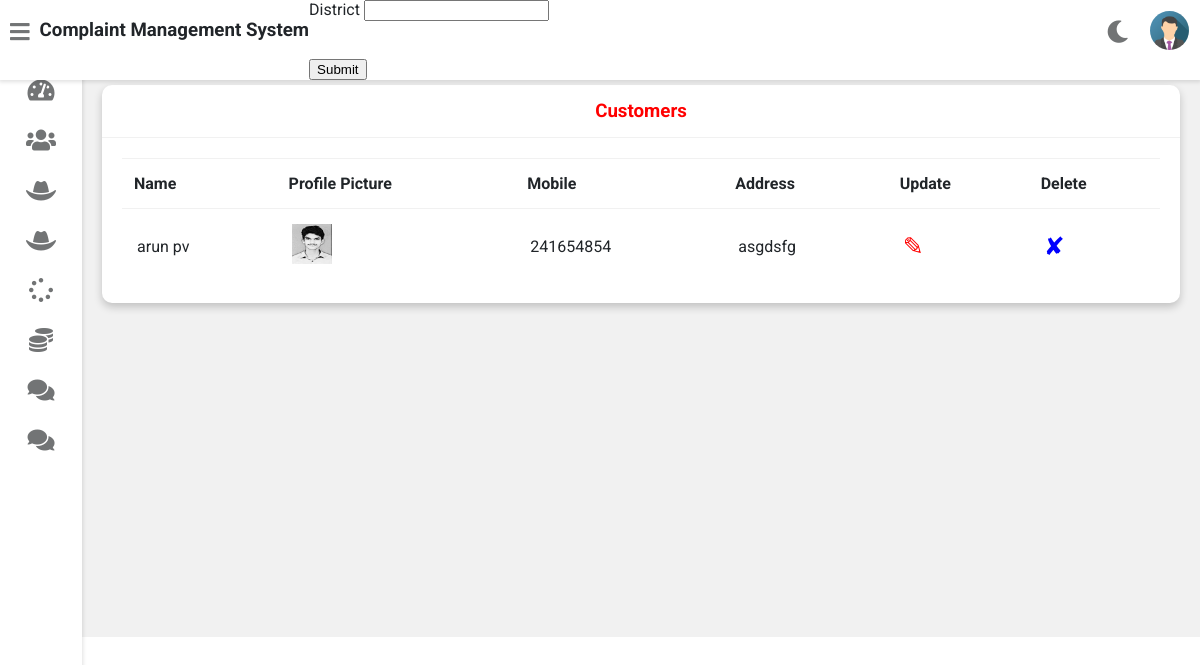
Page /admin-view-customer (signed in) on the committed database.
### vehicle/models.py (models this page shows, shortened)
class Customer(models.Model):
    user=models.OneToOneField(User,on_delete=models.CASCADE)
    profile_pic= models.ImageField(upload_to='profile_pic/CustomerProfilePic/',null=True,blank=True)
    address = models.CharField(max_length=40)
    mobile = models.CharField(max_length=20,null=False)
    @property
    def get_name(self):
        return self.user.first_name+" "+self.user.last_name

### vehicle/views.py (the view)
# urls.py: path('admin-view-customer',views.admin_view_customer_view,name='admin-view-customer'),
@login_required(login_url='adminlogin')
def admin_view_customer_view(request):
    customers=models.Customer.objects.all()
    return render(request,'vehicle/admin_view_customer.html',{'customers':customers})

### templates/vehicle/admin_view_customer.html
{% extends 'vehicle/adminbase.html' %}
{% block content %}
{% load static %}
	<div class="wrapper">
		<div class="row">
			<div class="col-12 col-m-12 col-sm-12">
				<div class="card">
					<div class="card-header">
						<h3 style="color:red; text-align:center" >Customers
						</h3>
					</div>
					<div class="card-content">
						<table>
							<thead>
                <tr>
                  <th>Name</th>
                  <th>Profile Picture</th>
                  <th>Mobile</th>
                  <th>Address</th>
                  <th>Update</th>
                  <th>Delete</th>
                </tr>
							</thead>
							<tbody>
              {% for c in customers %}
                <tr>
                  <td> {{c.get_name}}</td>
                  <td> <img src="{% static c.profile_pic.url %}" alt="Profile Pic" height="40px" width="40px" /></td>
                  <td>{{c.mobile}}</td>
                  <td>{{c.address}}</td>
                  <td><a  style="color:red; text-decoration:none;font-size:25px;" href="{% url 'update-customer' c.id  %}">&#9998;</a></td>
                  <td><a style="color:blue; text-decoration:none;font-size:25px;"href="{% url 'delete-customer' c.id  %}">&#10008;</a></td>
                </tr>
                {% endfor %}
							</tbody>
						</table>
					</div>
				</div>
			</div>
		</div>
<br><br><br><br><br><br><br><br><br><br><br><br><br><br><br><br>
	</div>
{% endblock content %}

### static/style.css (style rules this page uses)
:root { --primary-color: #4834d4; --success-color: #6ab04c; --warning-color: #f0932b; --danger-color: #eb4d4b; --light-color: #212529; --light-second-color: #727475; --light-background: #ffffff; --light-second-background: #f1f1f1; --dark-color: #909090; --dark-second-color: #f5f6fa; --dark-background: #23242D; --dark-second-background: #181818; }
.light { --main-bg-color: var(--light-background); --second-bg-color: var(--light-second-background); --main-color: var(--light-color); --second-color: var(--light-second-color); }
* { box-sizing: border-box; }
body { font-family: 'Roboto', sans-serif; background: var(--main-bg-color); color: var(--main-color); margin: 0; }
.wrapper { padding: 10px; margin-left: 82px; padding-top: 75px; background: var(--second-bg-color); transition: margin-left .5s; }
.row { display: flex; flex-wrap: wrap; flex-direction: row; }
.row:after, .row:before { box-sizing: border-box; }
[class*="col-"] { padding: 10px; }
@media only screen and (min-width: 600px) { .col-sm-12 { width: 100%; } }
@media only screen and (min-width: 768px) { .col-m-12 { width: 100%; } }
@media only screen and (min-width: 992px) { .col-12 { width: 100%; } }
.card { background: var(--main-bg-color); color: var(--main-color); border-radius: 10px; margin-bottom: 10px; box-shadow: 0 4px 8px 0 rgba(0,0,0,0.2); }
.card-header { padding: 15px 30px; border-bottom: 1px solid var(--second-bg-color); position: relative; }
.card-header h3 { margin: 0; }
.card-content { padding: 20px; overflow-x: auto; }
table { border-collapse: collapse; width: 100%; }
table td { border-top: 1px solid var(--second-bg-color); padding: 15px; }
table th { border-top: 1px solid var(--second-bg-color); border-bottom: 1px solid var(--second-bg-color); padding: 15px 12px; text-align: left; }

### rows in the picture
Customer: get_name "arun pv", profile_pic (picture), mobile "241654854", address "asgdsfg"
